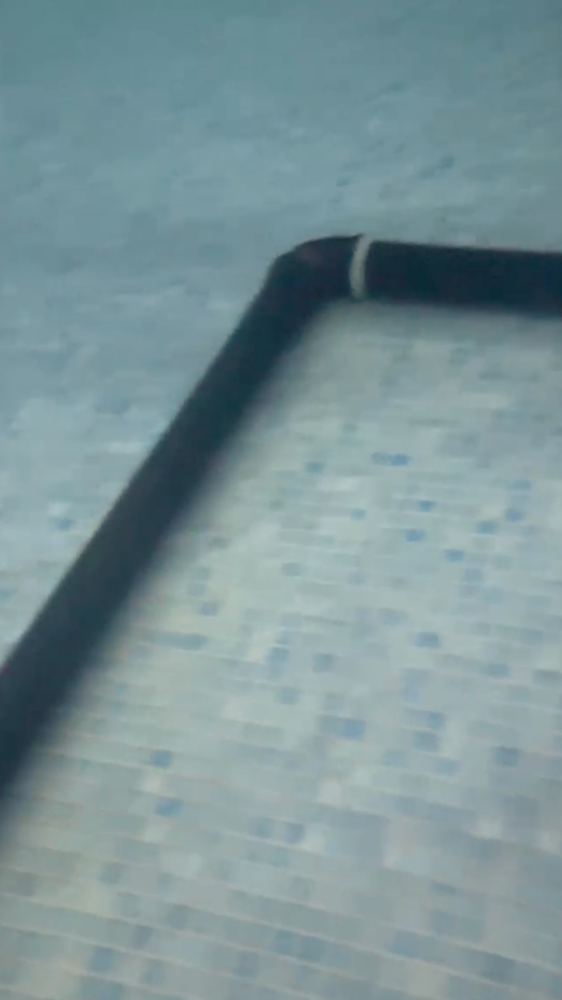
#> input picture deneme4test.png, 562 x 1000 px, shrunk from 1080 x 1920 before the run
$ python test2.py
#> lines starting #> are read from the running program, lines starting #| are printed output that depends on the picture; after the words box and inside, x2 and y2 are one past the last pixel; in counts of white or black regions, pixels touching at a corner belong together
import cv2
import numpy as np
import matplotlib.pyplot as plt

"""Bu kod çizgi oluşturma konusunda son eklenen duruma göre hazırlanmış bir kod."""

def detect_line(image_path):
    # Görüntüyü oku
#> called with image_path = 'deneme4test.png'
    img = cv2.imread(image_path)
#> img is the input picture: shape (1000, 562, 3); mean B, G, R 151.7, 148, 123.5
    if img is None:
        print("Görüntü yüklenemedi. Lütfen dosya yolunu kontrol edin.")
        return

    lower_black = np.array([0, 0, 0])
    upper_black = np.array([90, 90, 90])  # Gölge algılamayı azaltmak için 85 ile 90
    mask = cv2.inRange(img, lower_black, upper_black)
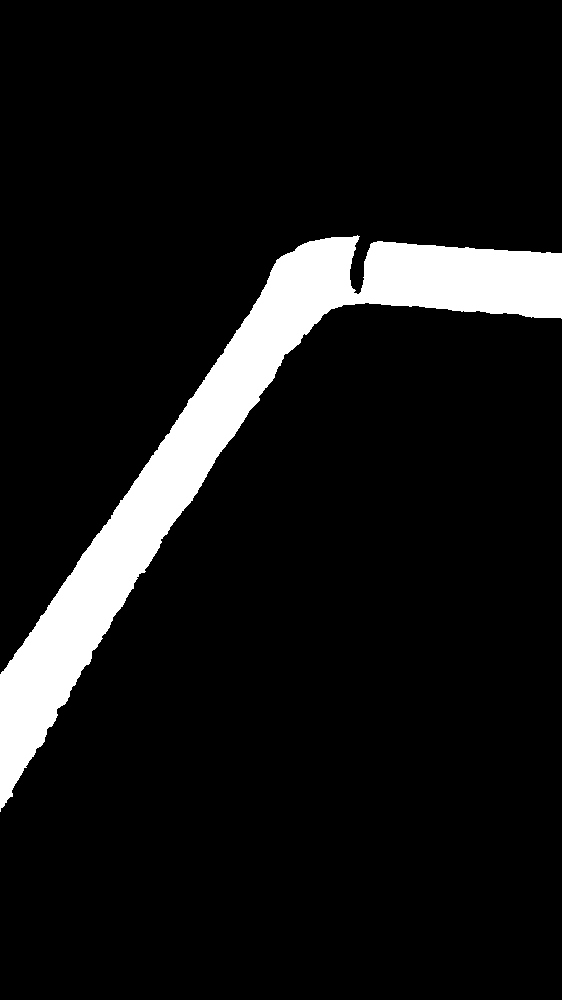
#> mask: shape (1000, 562); 8.8% white; 1 white region, box (x1, y1, x2, y2) and area: (0, 235, 562, 812) 49683

    edges = cv2.Canny(mask, 50, 150) # Kenar algılama
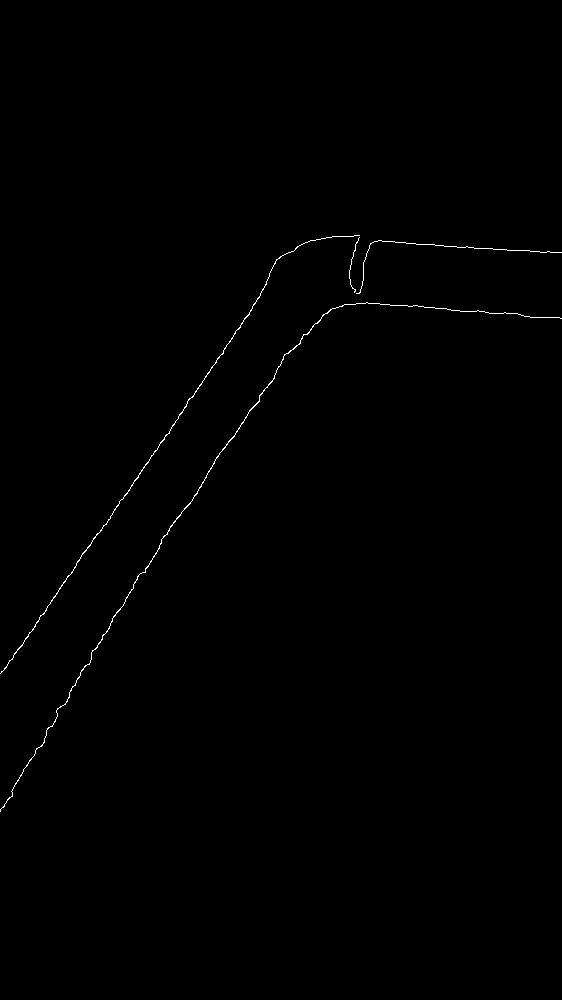
#> edges: shape (1000, 562); 0.33% white in thin lines or dots, all inside (x1, y1, x2, y2) = (0, 235, 562, 812)

    lines = cv2.HoughLines(edges, 1, np.pi / 180, threshold=100) # Çizgileri algılama
#> lines = [[386, 0.611], [381, 0.593], [433, 0.576], [416, 0.541], [378, 0.593], [214, 1.64], [437, 0.593]]

    img_height, img_width = img.shape[:2]
#> img_height = 1000; img_width = 562
    mid_x = img_width // 2
#> mid_x = 281

    right_side_lines = []
    for line in lines:
        rho, theta = line[0]
        a = np.cos(theta)
        b = np.sin(theta)
        x0 = a * rho
        y0 = b * rho
        x1 = int(x0 + 1000 * (-b))
        y1 = int(y0 + 1000 * (a))
        x2 = int(x0 - 1000 * (-b))
        y2 = int(y0 - 1000 * (a))

        if x1 > mid_x or x2 > mid_x:
            right_side_lines.append((x1, y1, x2, y2))
#> this loop made 7 passes
#> (rho, theta, a, b, x0, y0, x1, y1) on passes 1 to 7: (386, 0.611, 0.819, 0.574, 316.2, 221.4, -257, 1040), (381, 0.593, 0.829, 0.559, 315.9, 213.1, -243, 1042), (433, 0.576, 0.839, 0.545, 363.1, 235.8, -181, 1074), (416, 0.541, 0.857, 0.515, 356.6, 214.3, -158, 1071), (378, 0.593, 0.829, 0.559, 313.4, 211.4, -245, 1040), (214, 1.64, -0.0698, 0.998, -14.93, 213.5, -1012, 143), (437, 0.593, 0.829, 0.559, 362.3, 244.4, -196, 1073)
#> after the loop, right_side_lines = [(-257, 1040, 889, -597), (-243, 1042, 875, -615), (-181, 1074, 907, -602), (-158, 1071, 871, -642), (-245, 1040, 872, -617), (-1012, 143, 982, 283), (-196, 1073, 921, -584)]

    def merge_lines(lines, threshold=30):
#> called with threshold = 30
        merged_lines = []
        used = [False] * len(lines)
#> used = [False, False, False, False, False, False, False]

        for i, line1 in enumerate(lines):
            if used[i]:
                continue
            x1, y1, x2, y2 = line1
            for j, line2 in enumerate(lines):
                if i == j or used[j]:
                    continue
                x3, y3, x4, y4 = line2

                if (np.linalg.norm(np.array([x1, y1]) - np.array([x3, y3])) < threshold and
                    np.linalg.norm(np.array([x2, y2]) - np.array([x4, y4])) < threshold):

                    x1, y1 = min((x1, y1), (x3, y3))
                    x2, y2 = max((x2, y2), (x4, y4))
                    used[j] = True

            merged_lines.append((x1, y1, x2, y2))
            used[i] = True
#> this loop made 7 passes
#> after the loop, merged_lines = [(-257, 1040, 889, -597), (-196, 1073, 921, -584), (-158, 1071, 871, -642), (-1012, 143, 982, 283)]; used = [True, True, True, True, True, True, True]

        return merged_lines

    merged_lines = merge_lines(right_side_lines)

    img_lines = img.copy()
    if merged_lines:
        for line in merged_lines:
            x1, y1, x2, y2 = line
            cv2.line(img_lines, (x1, y1), (x2, y2), (0, 165, 255), 5)
#> this loop made 4 passes
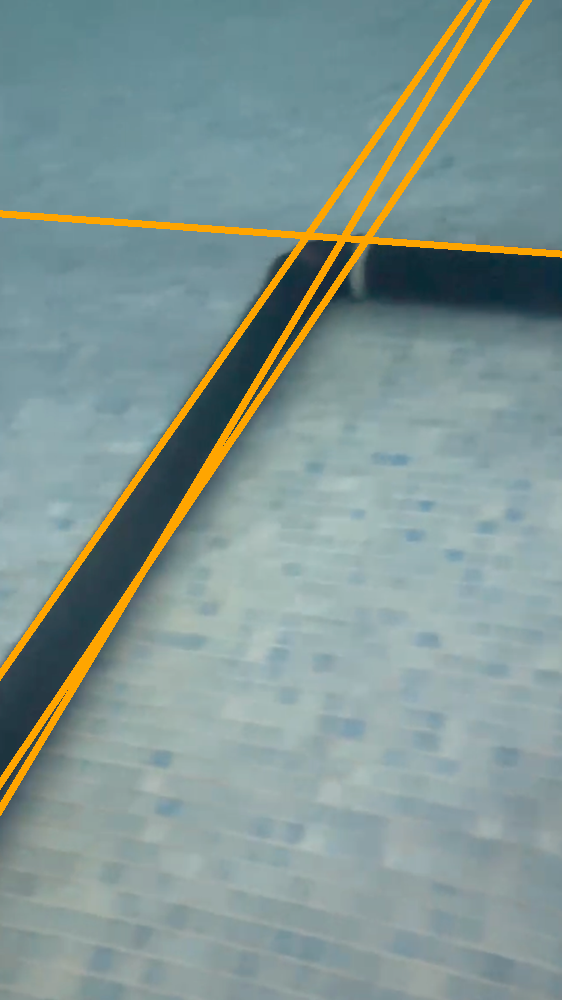
#> img_lines: shape (1000, 562, 3); 3.98% of pixels changed, all inside (x1, y1, x2, y2) = (0, 0, 562, 816)

    plt.figure(figsize=(8, 9))
    plt.imshow(cv2.cvtColor(img_lines, cv2.COLOR_BGR2RGB))
    plt.axis('off')
    plt.show()

image_path = 'deneme4test.png'
detect_line(image_path)
